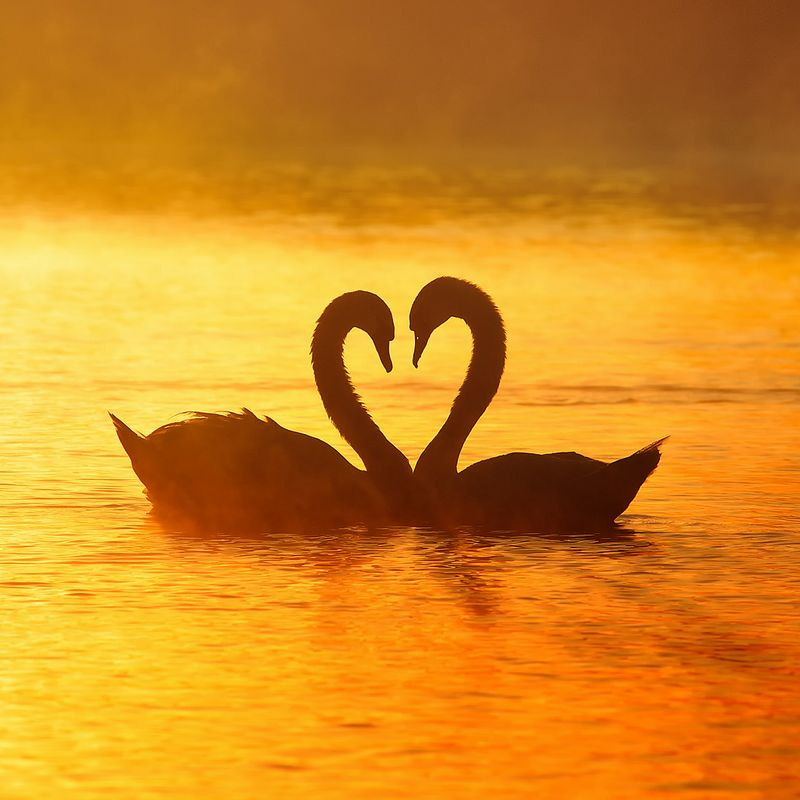
%> input picture swan.jpg, 800 x 800 px
$ octave W5t1.m   (GNU Octave 9; MATLAB toolbox functions it lacks are replaced by stand-ins)
%> lines starting %> are read from the running program, lines starting %| are printed output that depends on the picture; in (x1, y1, x2, y2) boxes, pixels count from 0 and x2, y2 are one past the last pixel; in counts of white or black regions, pixels touching at a corner belong together; the program's own positions count from 1

% 0. Initialization
close all, clear, clc

% Pick original image
RGB = imread('C:\Users\60631005-0\Downloads\swan.jpg');
%> RGB is the input picture: size 800x800x3 uint8; mean R, G, B 210.5, 136.1, 31.4
I = rgb2gray(RGB);
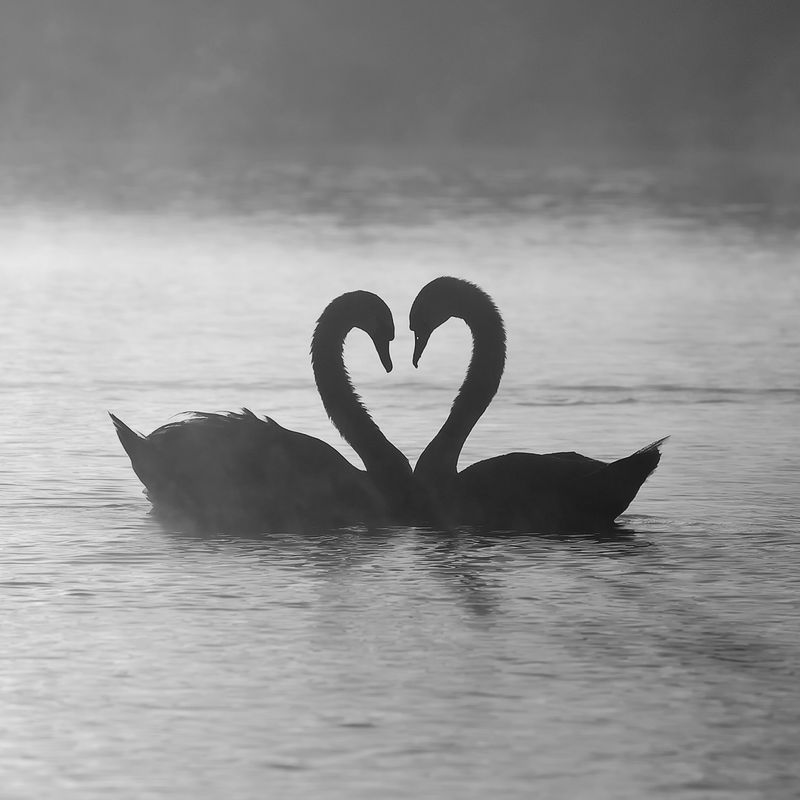
%> I: size 800x800 uint8; min 11, max 242, mean 146.4
figure, imshow(I), title('Original image')

% Convert the original image to binary
Ibw = im2bw(I,graythresh(I));
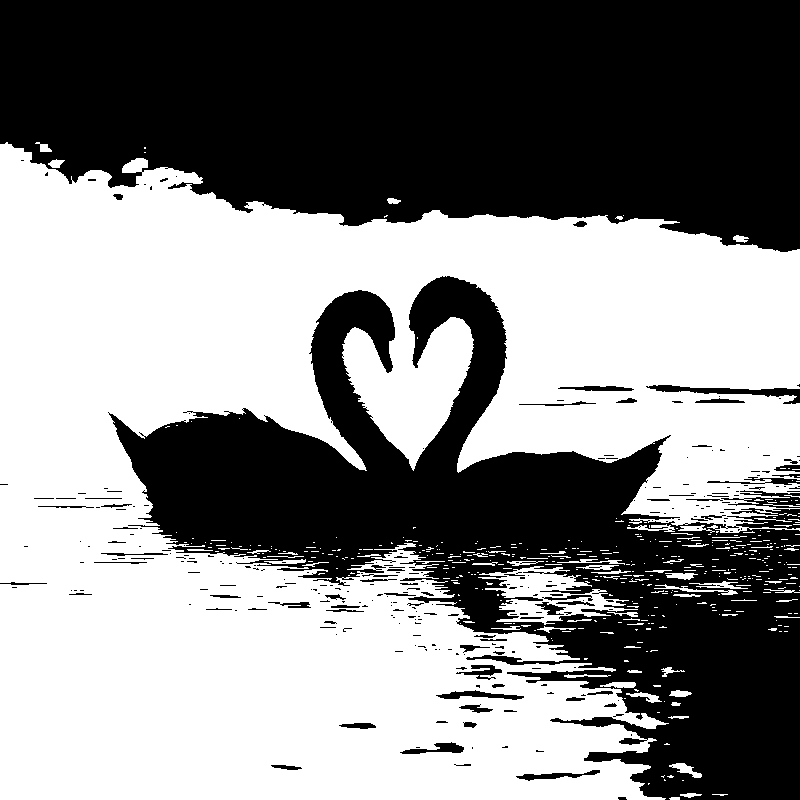
%> Ibw: size 800x800 logical; 52.6% white; 291 black regions (216 under 20 px), largest, box (x1, y1, x2, y2) and area: (0, 0, 800, 252) 165966, (108, 276, 800, 800) 129274, (646, 385, 800, 404) 927
figure, imshow(Ibw), title('Binary image')

% Find boundary of the image by square SE
SE = strel('square',3);
Ibw_erode = imerode(Ibw,SE);
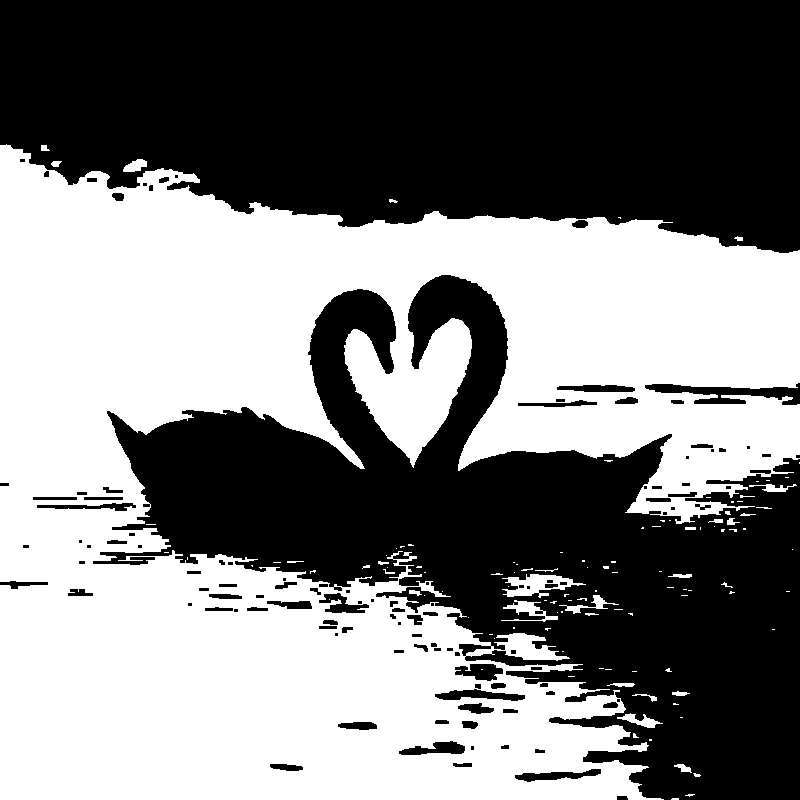
%> Ibw_erode: size 800x800 logical; 48.8% white; 115 white regions (85 under 20 px), largest, box (x1, y1, x2, y2) and area: (0, 144, 800, 800) 308374, (502, 574, 586, 598) 946, (501, 600, 558, 622) 440
Ibound = abs(Ibw_erode - Ibw);
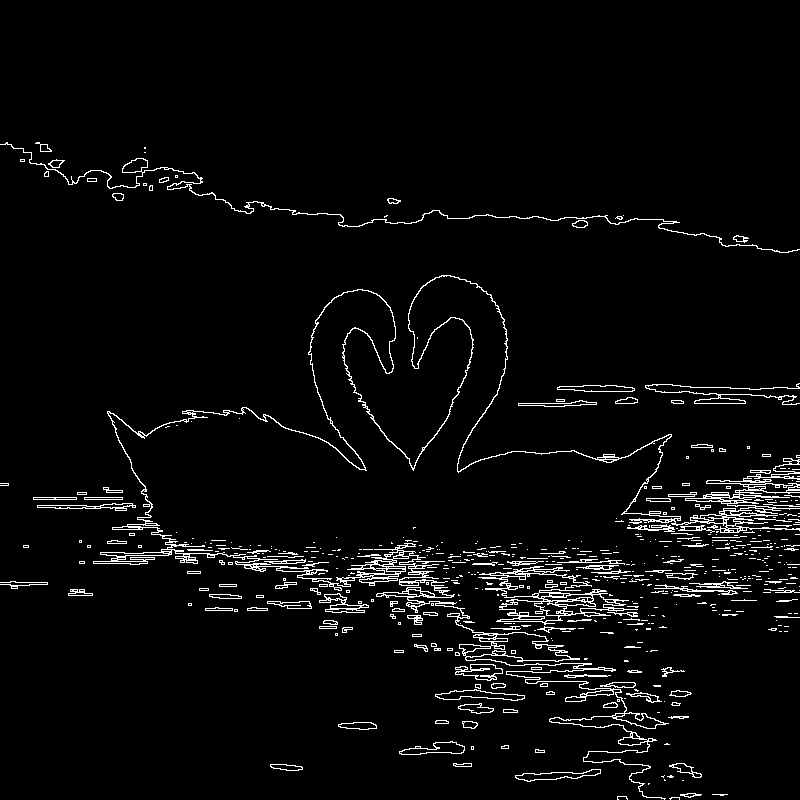
%> Ibound: size 800x800 double; values 0 (black) and 1 (white), 3.8% white in thin lines or dots, all inside (x1, y1, x2, y2) = (0, 142, 800, 800)
figure, imshow(Ibound), title('Boundary image square')

% Find boundary of the image by diamond SE
SE2 = strel('diamond',1);
Ibw_erode2 = imerode(Ibw,SE2);
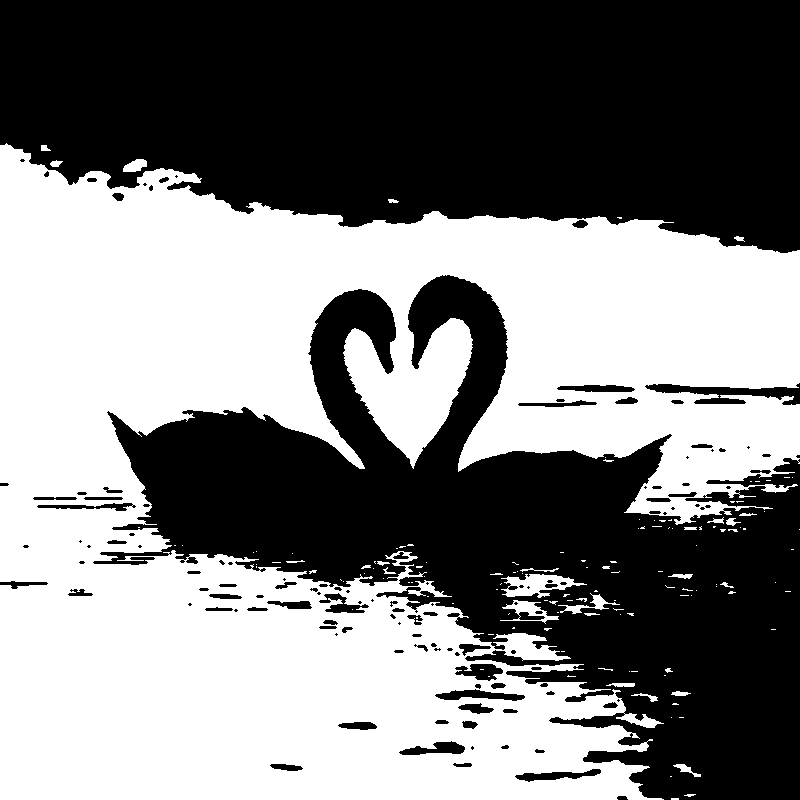
%> Ibw_erode2: size 800x800 logical; 49.3% white; 137 white regions (108 under 20 px), largest, box (x1, y1, x2, y2) and area: (0, 143, 800, 800) 311857, (501, 574, 587, 598) 1029, (500, 600, 559, 624) 488
Ibound2 = abs(Ibw_erode2 - Ibw);
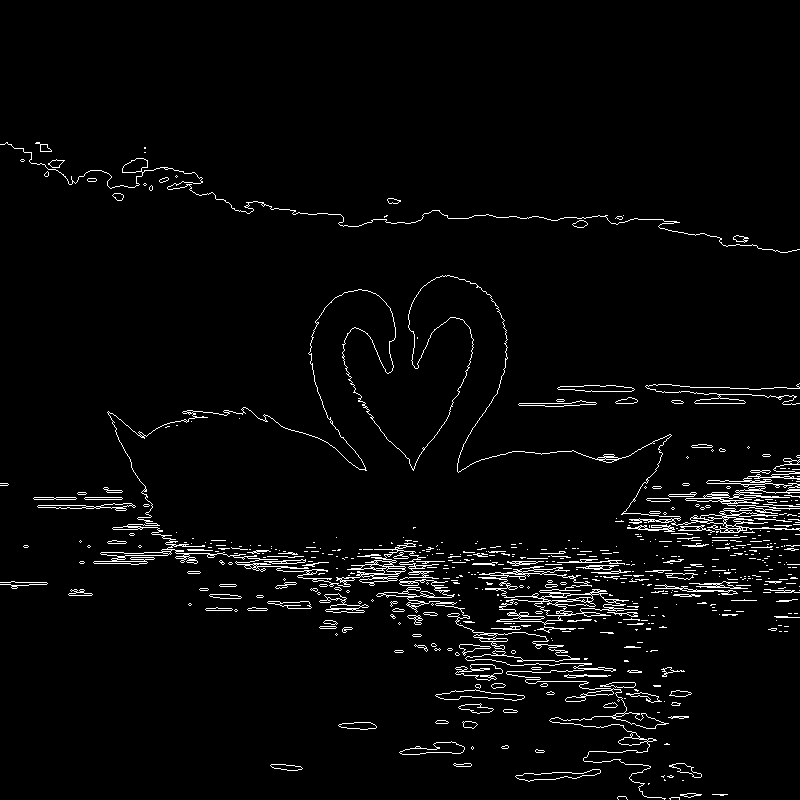
%> Ibound2: size 800x800 double; values 0 (black) and 1 (white), 3.2% white in thin lines or dots, all inside (x1, y1, x2, y2) = (0, 142, 800, 800)
figure, imshow(Ibound2), title('Boundary image diamond')
